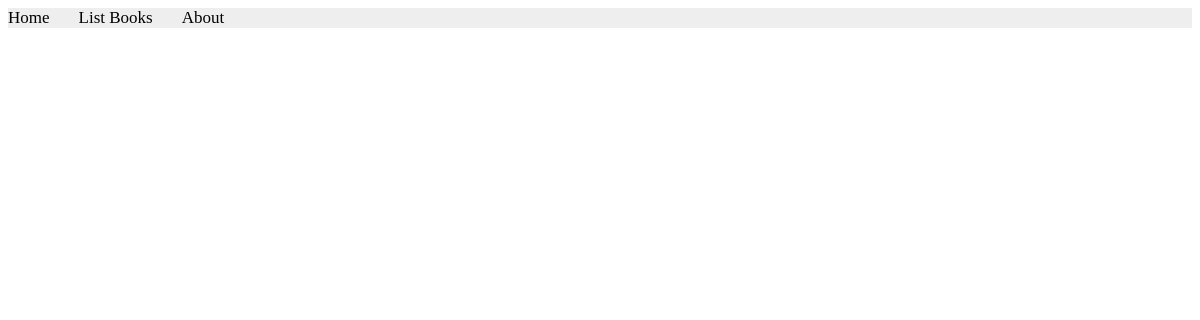
Before: /books/lab8/task2 with the older database file.
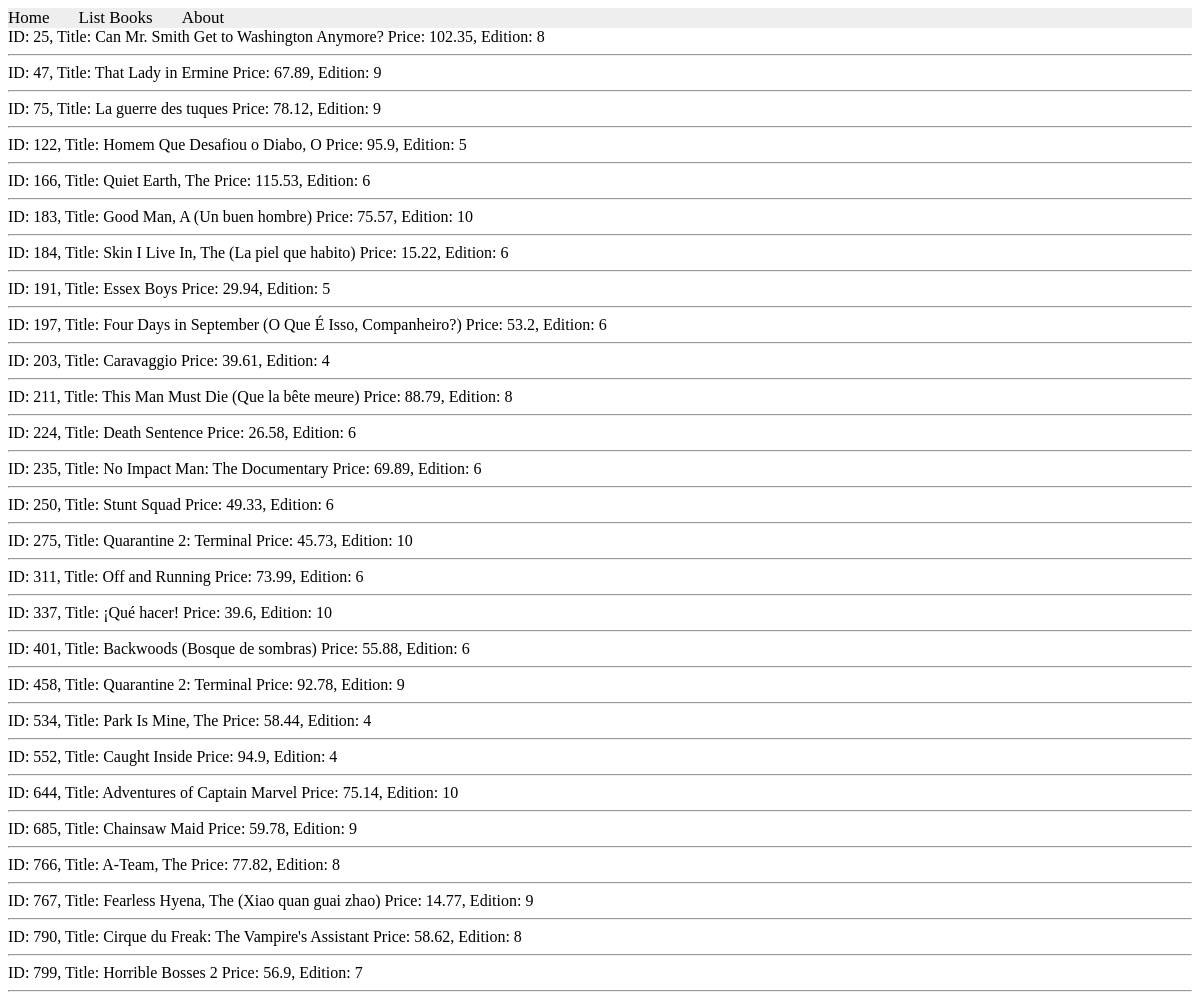
After: the same page with the newer database file.
### apps/bookmodule/models.py (models this page shows)
class Book(models.Model):
    title = models.CharField(max_length = 200)
    author = models.CharField(max_length = 200)
    price = models.FloatField(default = 0.0)
    edition = models.SmallIntegerField(default = 1)

### apps/bookmodule/views.py (the view)
# urls.py: path('lab8/task2', views.lab8_task2, name="books.lab8_task2"),
def lab8_task2(request):
    edition_condition = Q(edition__gt=3)
    title_condition = Q(title__icontains='qu')
    author_condition = Q(author__icontains='qu')
    combined_condition = edition_condition & (title_condition | author_condition)
    books = Book.objects.filter(combined_condition)
    return render(request, 'bookmodule/bookList.html', {'books': books})

### apps/templates/bookmodule/bookList.html (shortened to what this page needs)
{% extends "layouts/base.html" %}
{% load static %}
{% block content %}
{% for obj in books %}
ID: {{obj.id}}, Title: {{obj.title}} Price: {{obj.price}}, Edition: {{obj.edition}}
<hr>
{% endfor %}
{% endblock content %}

Changed rows visible on the page:
added Book: id "25", title "Can Mr. Smith Get to Washington Anymore?", price "102.35", edition "8"
added Book: id "47", title "That Lady in Ermine", price "67.89", edition "9"
added Book: id "75", title "La guerre des tuques", price "78.12", edition "9"
added Book: id "122", title "Homem Que Desafiou o Diabo, O", price "95.9", edition "5"
added Book: id "166", title "Quiet Earth, The", price "115.53", edition "6"
added Book: id "183", title "Good Man, A (Un buen hombre)", price "75.57", edition "10"
added Book: id "184", title "Skin I Live In, The (La piel que habito)", price "15.22", edition "6"
added Book: id "191", title "Essex Boys", price "29.94", edition "5"
added Book: id "197", title "Four Days in September (O Que É Isso, Companheiro?)", price "53.2", edition "6"
added Book: id "203", title "Caravaggio", price "39.61", edition "4"
added Book: id "211", title "This Man Must Die (Que la bête meure)", price "88.79", edition "8"
added Book: id "224", title "Death Sentence", price "26.58", edition "6"
added Book: id "235", title "No Impact Man: The Documentary", price "69.89", edition "6"
added Book: id "250", title "Stunt Squad", price "49.33", edition "6"
added Book: id "275", title "Quarantine 2: Terminal", price "45.73", edition "10"
added Book: id "311", title "Off and Running", price "73.99", edition "6"
added Book: id "337", title "¡Qué hacer!", price "39.6", edition "10"
added Book: id "401", title "Backwoods (Bosque de sombras)", price "55.88", edition "6"
added Book: id "458", title "Quarantine 2: Terminal", price "92.78", edition "9"
added Book: id "534", title "Park Is Mine, The", price "58.44", edition "4"
added Book: id "552", title "Caught Inside", price "94.9", edition "4"
added Book: id "644", title "Adventures of Captain Marvel", price "75.14", edition "10"
added Book: id "685", title "Chainsaw Maid", price "59.78", edition "9"
added Book: id "766", title "A-Team, The", price "77.82", edition "8"
added Book: id "767", title "Fearless Hyena, The (Xiao quan guai zhao)", price "14.77", edition "9"
added Book: id "790", title "Cirque du Freak: The Vampire's Assistant", price "58.62", edition "8"
added Book: id "799", title "Horrible Bosses 2", price "56.9", edition "7"
